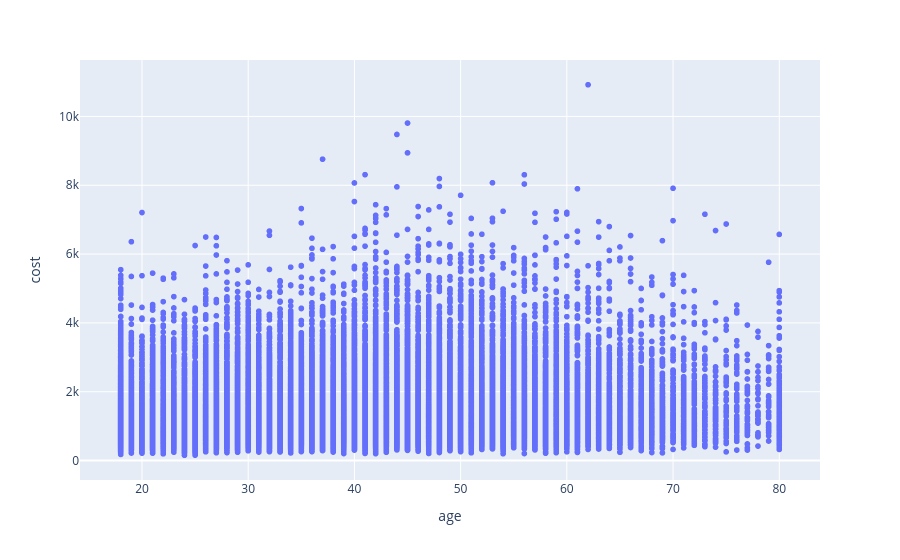

Notebook cell for this chart:
### Code cell
px.scatter(train, x="age", y="cost")

### Figure 1 — Plotly figure (JSON) as saved in the notebook; plotly's stock layout.template omitted (floating-point values rounded to 4 significant figures; data arrays with more than 128 entries replaced by an {"elided": "..."} marker saying what was removed)
{"data": [{"hovertemplate": "age=%{x}<br>cost=%{y}<extra></extra>", "legendgroup": "", "marker": {"color": "#636efa", "symbol": "circle"}, "mode": "markers", "name": "", "showlegend": false, "type": "scattergl", "x": {"elided": "40000 int values"}, "xaxis": "x", "y": {"elided": "40000 float values"}, "yaxis": "y"}], "layout": {"legend": {"tracegroupgap": 0}, "margin": {"t": 60}, "xaxis": {"anchor": "y", "domain": [0, 1], "title": {"text": "age"}}, "yaxis": {"anchor": "x", "domain": [0, 1], "title": {"text": "cost"}}}}
